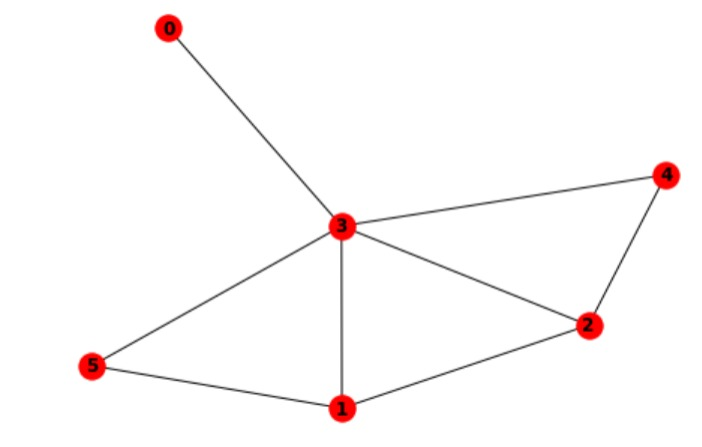
#> input picture graph.jpeg, 702 x 447 px
$ python GRP2.py
#> lines starting #> are read from the running program, lines starting #| are printed output that depends on the picture; after the words box and inside, x2 and y2 are one past the last pixel; in counts of white or black regions, pixels touching at a corner belong together
import cv2
import numpy as np

# Load image
image = cv2.imread('graph.jpeg')
#> image is the input picture: shape (447, 702, 3); mean B, G, R 249.9, 249.9, 252.3

# Convert image to grayscale
gray = cv2.cvtColor(image, cv2.COLOR_BGR2GRAY)

# Apply Gaussian blur to reduce noise
blurred = cv2.GaussianBlur(gray, (5, 5), 0)
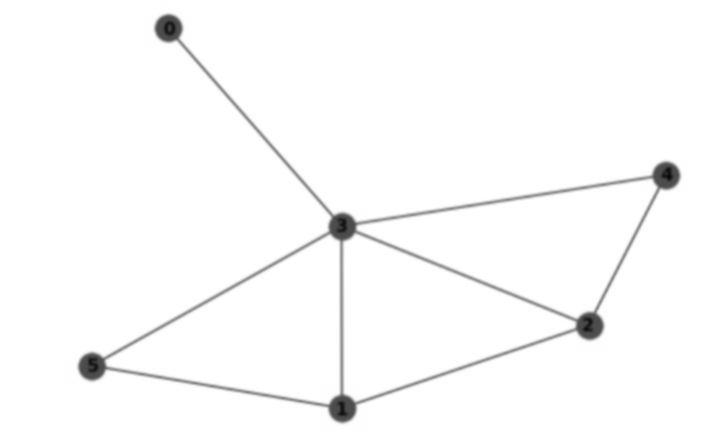
#> blurred: shape (447, 702); min 10, max 255, mean 250.6

# Perform edge detection using Canny
edges = cv2.Canny(blurred, 50, 150)
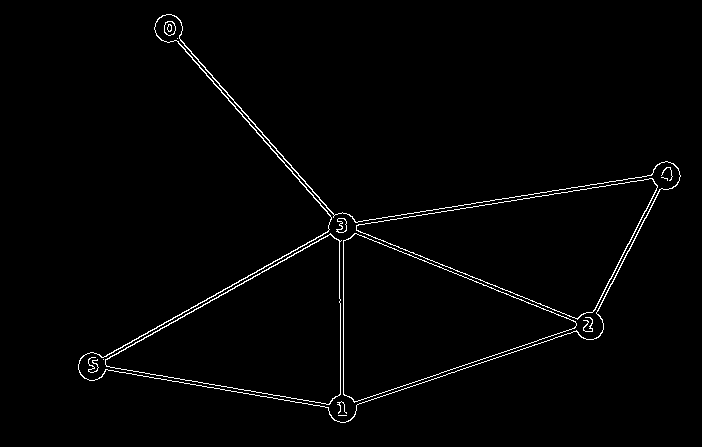
#> edges: shape (447, 702); 1.6% white in thin lines or dots, all inside (x1, y1, x2, y2) = (78, 14, 681, 423)

# Find contours in the edge-detected image
contours, _ = cv2.findContours(edges.copy(), cv2.RETR_EXTERNAL, cv2.CHAIN_APPROX_SIMPLE)
#> contours = 1 contour; box (x1, y1, x2, y2) and area: (78, 14, 681, 423) 73240

# Initialize lists to store nodes and edges
nodes = []
edges = []

# Define a function to determine if a contour represents a node
def is_node(cnt):
    # Add conditions to determine if a contour represents a node
    # For example, based on contour area, aspect ratio, etc.
    return cv2.contourArea(cnt) > 100

# Iterate through contours
for cnt in contours:
    if is_node(cnt):
        # If contour represents a node, store its centroid coordinates
        M = cv2.moments(cnt)
        if M["m00"] != 0:
            cX = int(M["m10"] / M["m00"])
            cY = int(M["m01"] / M["m00"])
            nodes.append((cX, cY))
    else:
        # If contour represents an edge, approximate its shape to a line
        approx = cv2.approxPolyDP(cnt, 0.01*cv2.arcLength(cnt, True), True)
        edges.append(approx)
#> this loop made 1 pass
#> (cX, cY) on pass 1: (399, 293)
#> after the loop, edges = []; nodes = [(399, 293)]

# Initialize adjacency matrix
num_nodes = len(nodes)
#> num_nodes = 1
adj_matrix = np.zeros((num_nodes, num_nodes))
#> adj_matrix = [0]

# Define a function to calculate distance between two points
def distance(p1, p2):
    return np.sqrt((p1[0] - p2[0])**2 + (p1[1] - p2[1])**2)

# Iterate through detected nodes and edges to populate adjacency matrix
for i in range(num_nodes):
    for j in range(num_nodes):
        if i != j:
            node_i = nodes[i]
            node_j = nodes[j]
            min_distance = min(distance(node_i, edge[0][0]) for edge in edges)
            # If the minimum distance between nodes is below a threshold, consider them connected
            if min_distance < 20:  # Adjust threshold as needed
                adj_matrix[i][j] = 1

print("Adjacency Matrix:")
print(adj_matrix)
#| [[0.]]
